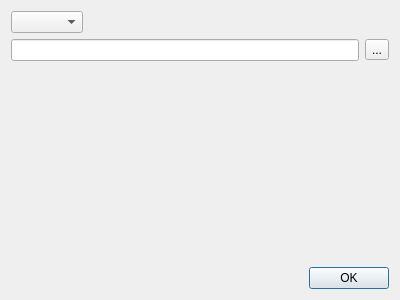
<?xml version="1.0" encoding="UTF-8"?>
<ui version="4.0">
 <class>UploadDialog</class>
 <widget class="QDialog" name="UploadDialog">
  <property name="geometry">
   <rect>
    <x>0</x>
    <y>0</y>
    <width>400</width>
    <height>300</height>
   </rect>
  </property>
  <property name="windowTitle">
   <string>Dialog</string>
  </property>
  <layout class="QGridLayout" name="gridLayout">
   <item row="2" column="0">
    <spacer name="horizontalSpacer_2">
     <property name="orientation">
      <enum>Qt::Horizontal</enum>
     </property>
     <property name="sizeHint" stdset="0">
      <size>
       <width>221</width>
       <height>20</height>
      </size>
     </property>
    </spacer>
   </item>
   <item row="2" column="2">
    <widget class="QPushButton" name="btn_okUpload">
     <property name="text">
      <string>OK</string>
     </property>
    </widget>
   </item>
   <item row="0" column="0" colspan="3">
    <layout class="QVBoxLayout" name="verticalLayout">
     <item>
      <layout class="QHBoxLayout" name="horizontalLayout">
       <item>
        <widget class="QComboBox" name="comboBox_devUpload"/>
       </item>
       <item>
        <spacer name="horizontalSpacer">
         <property name="orientation">
          <enum>Qt::Horizontal</enum>
         </property>
         <property name="sizeHint" stdset="0">
          <size>
           <width>40</width>
           <height>20</height>
          </size>
         </property>
        </spacer>
       </item>
      </layout>
     </item>
     <item>
      <layout class="QHBoxLayout" name="horizontalLayout_2">
       <item>
        <widget class="QLineEdit" name="lineEdit_fileUpload"/>
       </item>
       <item>
        <widget class="QToolButton" name="toolBtn_upload">
         <property name="text">
          <string>...</string>
         </property>
        </widget>
       </item>
      </layout>
     </item>
    </layout>
   </item>
   <item row="1" column="1">
    <spacer name="verticalSpacer">
     <property name="orientation">
      <enum>Qt::Vertical</enum>
     </property>
     <property name="sizeHint" stdset="0">
      <size>
       <width>20</width>
       <height>155</height>
      </size>
     </property>
    </spacer>
   </item>
  </layout>
 </widget>
 <resources/>
 <connections/>
</ui>
